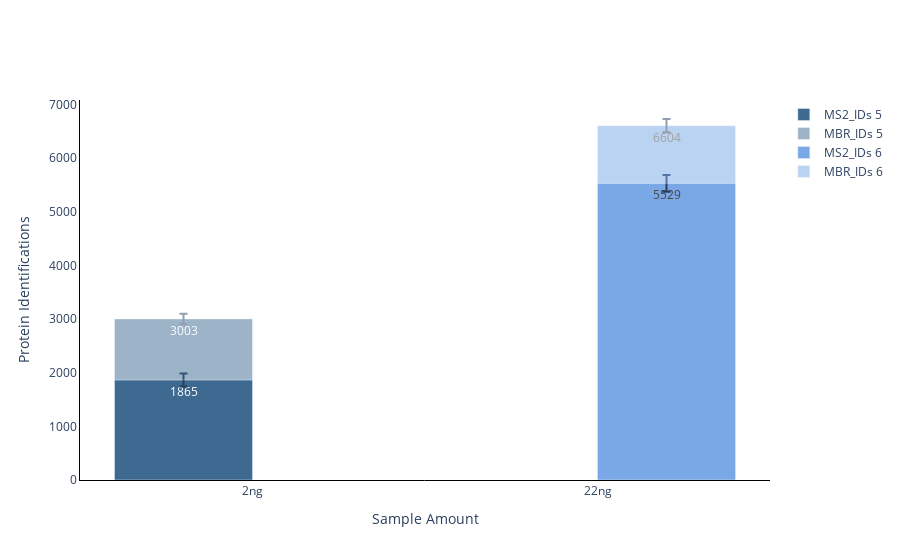

The notebook cell saved with this chart:
### Code cell
#ID plot(protein and peptides)
plot_options={
            "mean label": "True",
            "error bar": "ci95", #None, stdev, or ci95
            "X Title": "Conditions",
            "Y Title": "Protein Identifications",
            "color": ["#3E6990", "#7aa8e6","#AABD8C", "#E9E3B4", "#C6878F", "#fac8d3","#F39B6D",  "pink",
                  "orange", "brown", "pink", "gray", "olive", "cyan", "black","red",
                  "yellow","green","blue","indigo","violet"],
            "width": 700,
            "height": 450,
            "font": dict(size=32, family="Arial black"),
            "ID mode": "grouped_stacked",#grouped, total, MS2, grouped_stacked, stacked
            "Group By X": "Sample Amount", #ID_Mode does MS2 vs MBR
            "Group By Color": "Isolation Window",#ID_Mode does MS2 vs MBR
            "Group By Stack": "ID_Mode",#ID_Mode does MS2 vs MBR
        }
plot_options["plot_type"] = "2" # 1 is protein, 2 is peptide
figure ,_ ,_ =plotter.ID_plots(data_obj, plot_options, saved_settings)
figure.write_image("asdf.png", scale=10, width = 1000, height=1000)
figure.show()

### Figure 1 — Plotly figure (JSON) as saved in the notebook; plotly's stock layout.template omitted (floating-point values rounded to 4 significant figures)
{"data": [{"error_y": {"array": [120.7], "type": "data", "visible": true}, "marker": {"color": "#3E6990"}, "name": "MS2_IDs 5", "offsetgroup": "0", "text": ["1865"], "type": "bar", "x": ["2ng"], "y": [1865]}, {"base": [1865], "error_y": {"array": [97.65], "type": "data", "visible": true}, "marker": {"color": "#3E6990"}, "name": "MBR_IDs 5", "offsetgroup": "0", "opacity": 0.5, "text": ["3003"], "type": "bar", "x": ["2ng"], "y": [1138.0]}, {"error_y": {"array": [157.1], "type": "data", "visible": true}, "marker": {"color": "#7aa8e6"}, "name": "MS2_IDs 6", "offsetgroup": "1", "text": ["5529"], "type": "bar", "x": ["22ng"], "y": [5529]}, {"base": [5529], "error_y": {"array": [123.9], "type": "data", "visible": true}, "marker": {"color": "#7aa8e6"}, "name": "MBR_IDs 6", "offsetgroup": "1", "opacity": 0.5, "text": ["6604"], "type": "bar", "x": ["22ng"], "y": [1075.0]}], "layout": {"barmode": "group", "paper_bgcolor": "rgba(255, 255, 255, 255)", "plot_bgcolor": "rgba(255, 255, 255, 255)", "xaxis": {"categoryarray": ["2ng", "22ng"], "categoryorder": "array", "linecolor": "black", "linewidth": 1, "showline": true, "title": {"text": "Sample Amount"}}, "yaxis": {"linecolor": "black", "linewidth": 1, "showline": true, "title": {"text": "Protein Identifications"}}}}
